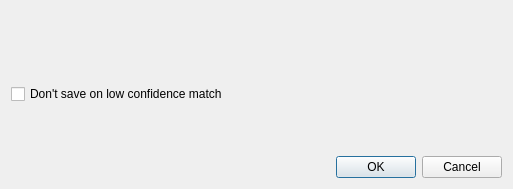
<?xml version="1.0" encoding="UTF-8"?>
<ui version="4.0">
 <class>dialogExport</class>
 <widget class="QDialog" name="dialogExport">
  <property name="windowModality">
   <enum>Qt::NonModal</enum>
  </property>
  <property name="geometry">
   <rect>
    <x>0</x>
    <y>0</y>
    <width>513</width>
    <height>189</height>
   </rect>
  </property>
  <property name="windowTitle">
   <string>Auto-Tag</string>
  </property>
  <property name="modal">
   <bool>false</bool>
  </property>
  <layout class="QGridLayout" name="gridLayout_3">
   <item row="0" column="0">
    <layout class="QVBoxLayout" name="verticalLayout">
     <item>
      <widget class="QLabel" name="label">
       <property name="sizePolicy">
        <sizepolicy hsizetype="Preferred" vsizetype="Preferred">
         <horstretch>0</horstretch>
         <verstretch>0</verstretch>
        </sizepolicy>
       </property>
       <property name="text">
        <string/>
       </property>
       <property name="wordWrap">
        <bool>true</bool>
       </property>
      </widget>
     </item>
     <item>
      <layout class="QFormLayout" name="formLayout">
       <property name="fieldGrowthPolicy">
        <enum>QFormLayout::AllNonFixedFieldsGrow</enum>
       </property>
       <item row="0" column="0">
        <widget class="QCheckBox" name="cbxNoAutoSaveOnLow">
         <property name="text">
          <string>Don't save on low confidence match</string>
         </property>
        </widget>
       </item>
      </layout>
     </item>
     <item>
      <widget class="QDialogButtonBox" name="buttonBox">
       <property name="orientation">
        <enum>Qt::Horizontal</enum>
       </property>
       <property name="standardButtons">
        <set>QDialogButtonBox::Cancel|QDialogButtonBox::Ok</set>
       </property>
      </widget>
     </item>
    </layout>
   </item>
  </layout>
 </widget>
 <resources/>
 <connections>
  <connection>
   <sender>buttonBox</sender>
   <signal>accepted()</signal>
   <receiver>dialogExport</receiver>
   <slot>accept()</slot>
   <hints>
    <hint type="sourcelabel">
     <x>346</x>
     <y>187</y>
    </hint>
    <hint type="destinationlabel">
     <x>277</x>
     <y>104</y>
    </hint>
   </hints>
  </connection>
  <connection>
   <sender>buttonBox</sender>
   <signal>rejected()</signal>
   <receiver>dialogExport</receiver>
   <slot>reject()</slot>
   <hints>
    <hint type="sourcelabel">
     <x>346</x>
     <y>187</y>
    </hint>
    <hint type="destinationlabel">
     <x>277</x>
     <y>104</y>
    </hint>
   </hints>
  </connection>
 </connections>
</ui>
